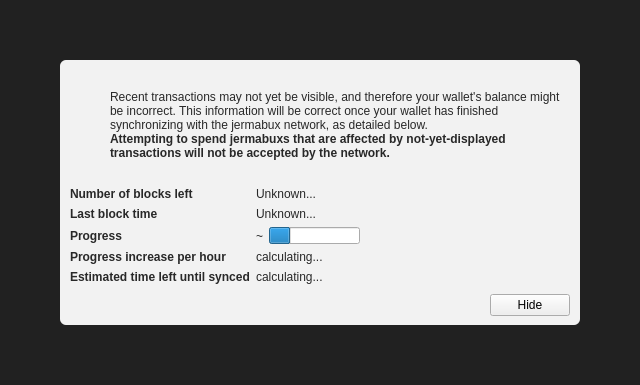
<?xml version="1.0" encoding="UTF-8"?>
<ui version="4.0">
 <class>ModalOverlay</class>
 <widget class="ModalOverlay" name="ModalOverlay">
  <property name="geometry">
   <rect>
    <x>0</x>
    <y>0</y>
    <width>640</width>
    <height>385</height>
   </rect>
  </property>
  <property name="windowTitle">
   <string>Form</string>
  </property>
  <layout class="QVBoxLayout" name="verticalLayout" stretch="0">
   <property name="sizeConstraint">
    <enum>QLayout::SetDefaultConstraint</enum>
   </property>
   <property name="leftMargin">
    <number>0</number>
   </property>
   <property name="topMargin">
    <number>0</number>
   </property>
   <property name="rightMargin">
    <number>0</number>
   </property>
   <property name="bottomMargin">
    <number>0</number>
   </property>
   <item>
    <widget class="QWidget" name="bgWidget" native="true">
     <property name="styleSheet">
      <string notr="true">#bgWidget { background: rgba(0,0,0,220); }</string>
     </property>
     <layout class="QVBoxLayout" name="verticalLayoutMain" stretch="1">
      <property name="leftMargin">
       <number>60</number>
      </property>
      <property name="topMargin">
       <number>60</number>
      </property>
      <property name="rightMargin">
       <number>60</number>
      </property>
      <property name="bottomMargin">
       <number>60</number>
      </property>
      <item>
       <widget class="QWidget" name="contentWidget" native="true">
        <property name="styleSheet">
         <string notr="true">#contentWidget { background: rgba(255,255,255,240); border-radius: 6px; }

QLabel { color: rgb(40,40,40);  }</string>
        </property>
        <layout class="QVBoxLayout" name="verticalLayoutSub" stretch="1,0,0,0">
         <property name="spacing">
          <number>0</number>
         </property>
         <property name="leftMargin">
          <number>10</number>
         </property>
         <property name="topMargin">
          <number>10</number>
         </property>
         <property name="rightMargin">
          <number>10</number>
         </property>
         <property name="bottomMargin">
          <number>10</number>
         </property>
         <item>
          <layout class="QHBoxLayout" name="horizontalLayoutIconText" stretch="0,1">
           <property name="topMargin">
            <number>20</number>
           </property>
           <item>
            <layout class="QVBoxLayout" name="verticalLayoutIcon">
             <property name="leftMargin">
              <number>0</number>
             </property>
             <item>
              <widget class="QPushButton" name="warningIcon">
               <property name="enabled">
                <bool>false</bool>
               </property>
               <property name="text">
                <string/>
               </property>
               <property name="icon">
                <iconset>
                 <normaloff>:/icons/warning</normaloff>
                 <disabledoff>:/icons/warning</disabledoff>:/icons/warning</iconset>
               </property>
               <property name="iconSize">
                <size>
                 <width>48</width>
                 <height>48</height>
                </size>
               </property>
               <property name="flat">
                <bool>true</bool>
               </property>
              </widget>
             </item>
             <item>
              <spacer name="verticalSpacerWarningIcon">
               <property name="orientation">
                <enum>Qt::Vertical</enum>
               </property>
               <property name="sizeHint" stdset="0">
                <size>
                 <width>20</width>
                 <height>40</height>
                </size>
               </property>
              </spacer>
             </item>
            </layout>
           </item>
           <item>
            <layout class="QVBoxLayout" name="verticalLayoutInfoText">
             <property name="leftMargin">
              <number>0</number>
             </property>
             <property name="topMargin">
              <number>0</number>
             </property>
             <item>
              <widget class="QLabel" name="infoText">
               <property name="text">
                <string>Recent transactions may not yet be visible, and therefore your wallet's balance might be incorrect. This information will be correct once your wallet has finished synchronizing with the jermabux network, as detailed below.</string>
               </property>
               <property name="textFormat">
                <enum>Qt::RichText</enum>
               </property>
               <property name="wordWrap">
                <bool>true</bool>
               </property>
              </widget>
             </item>
             <item>
              <widget class="QLabel" name="infoTextStrong">
               <property name="font">
                <font>
                 <weight>75</weight>
                 <bold>true</bold>
                </font>
               </property>
               <property name="text">
                <string>Attempting to spend jermabuxs that are affected by not-yet-displayed transactions will not be accepted by the network.</string>
               </property>
               <property name="textFormat">
                <enum>Qt::RichText</enum>
               </property>
               <property name="wordWrap">
                <bool>true</bool>
               </property>
              </widget>
             </item>
             <item>
              <spacer name="verticalSpacerInTextSpace">
               <property name="orientation">
                <enum>Qt::Vertical</enum>
               </property>
               <property name="sizeHint" stdset="0">
                <size>
                 <width>20</width>
                 <height>40</height>
                </size>
               </property>
              </spacer>
             </item>
            </layout>
           </item>
          </layout>
         </item>
         <item>
          <spacer name="verticalSpacerAfterText">
           <property name="orientation">
            <enum>Qt::Vertical</enum>
           </property>
           <property name="sizeHint" stdset="0">
            <size>
             <width>20</width>
             <height>40</height>
            </size>
           </property>
          </spacer>
         </item>
         <item>
          <layout class="QFormLayout" name="formLayout">
           <property name="fieldGrowthPolicy">
            <enum>QFormLayout::FieldsStayAtSizeHint</enum>
           </property>
           <property name="horizontalSpacing">
            <number>6</number>
           </property>
           <property name="verticalSpacing">
            <number>6</number>
           </property>
           <property name="topMargin">
            <number>10</number>
           </property>
           <item row="0" column="0">
            <widget class="QLabel" name="labelNumberOfBlocksLeft">
             <property name="font">
              <font>
               <weight>75</weight>
               <bold>true</bold>
              </font>
             </property>
             <property name="text">
              <string>Number of blocks left</string>
             </property>
            </widget>
           </item>
           <item row="0" column="1">
            <widget class="QLabel" name="numberOfBlocksLeft">
             <property name="text">
              <string>Unknown...</string>
             </property>
            </widget>
           </item>
           <item row="1" column="0">
            <widget class="QLabel" name="labelLastBlockTime">
             <property name="font">
              <font>
               <weight>75</weight>
               <bold>true</bold>
              </font>
             </property>
             <property name="text">
              <string>Last block time</string>
             </property>
            </widget>
           </item>
           <item row="1" column="1">
            <widget class="QLabel" name="newestBlockDate">
             <property name="sizePolicy">
              <sizepolicy hsizetype="Maximum" vsizetype="Preferred">
               <horstretch>0</horstretch>
               <verstretch>0</verstretch>
              </sizepolicy>
             </property>
             <property name="text">
              <string>Unknown...</string>
             </property>
            </widget>
           </item>
           <item row="2" column="0">
            <widget class="QLabel" name="labelSyncDone">
             <property name="font">
              <font>
               <weight>75</weight>
               <bold>true</bold>
              </font>
             </property>
             <property name="text">
              <string>Progress</string>
             </property>
            </widget>
           </item>
           <item row="2" column="1">
            <layout class="QHBoxLayout" name="horizontalLayoutSync" stretch="0,1">
             <item>
              <widget class="QLabel" name="percentageProgress">
               <property name="text">
                <string notr="true">~</string>
               </property>
              </widget>
             </item>
             <item>
              <widget class="QProgressBar" name="progressBar">
               <property name="value">
                <number>24</number>
               </property>
               <property name="format">
                <string/>
               </property>
              </widget>
             </item>
            </layout>
           </item>
           <item row="4" column="0">
            <widget class="QLabel" name="labelProgressIncrease">
             <property name="font">
              <font>
               <weight>75</weight>
               <bold>true</bold>
              </font>
             </property>
             <property name="text">
              <string>Progress increase per hour</string>
             </property>
            </widget>
           </item>
           <item row="4" column="1">
            <widget class="QLabel" name="progressIncreasePerH">
             <property name="text">
              <string>calculating...</string>
             </property>
            </widget>
           </item>
           <item row="5" column="0">
            <widget class="QLabel" name="labelEstimatedTimeLeft">
             <property name="font">
              <font>
               <weight>75</weight>
               <bold>true</bold>
              </font>
             </property>
             <property name="text">
              <string>Estimated time left until synced</string>
             </property>
            </widget>
           </item>
           <item row="5" column="1">
            <widget class="QLabel" name="expectedTimeLeft">
             <property name="text">
              <string>calculating...</string>
             </property>
            </widget>
           </item>
          </layout>
         </item>
         <item>
          <layout class="QHBoxLayout" name="horizontalLayoutButtons">
           <property name="leftMargin">
            <number>10</number>
           </property>
           <property name="topMargin">
            <number>10</number>
           </property>
           <item>
            <spacer name="horizontalSpacer">
             <property name="orientation">
              <enum>Qt::Horizontal</enum>
             </property>
             <property name="sizeHint" stdset="0">
              <size>
               <width>40</width>
               <height>20</height>
              </size>
             </property>
            </spacer>
           </item>
           <item>
            <widget class="QPushButton" name="closeButton">
             <property name="text">
              <string>Hide</string>
             </property>
            </widget>
           </item>
          </layout>
         </item>
        </layout>
       </widget>
      </item>
     </layout>
    </widget>
   </item>
  </layout>
 </widget>
 <customwidgets>
  <customwidget>
   <class>ModalOverlay</class>
   <extends>QWidget</extends>
   <header>modaloverlay.h</header>
   <container>1</container>
  </customwidget>
 </customwidgets>
 <resources/>
 <connections/>
</ui>
